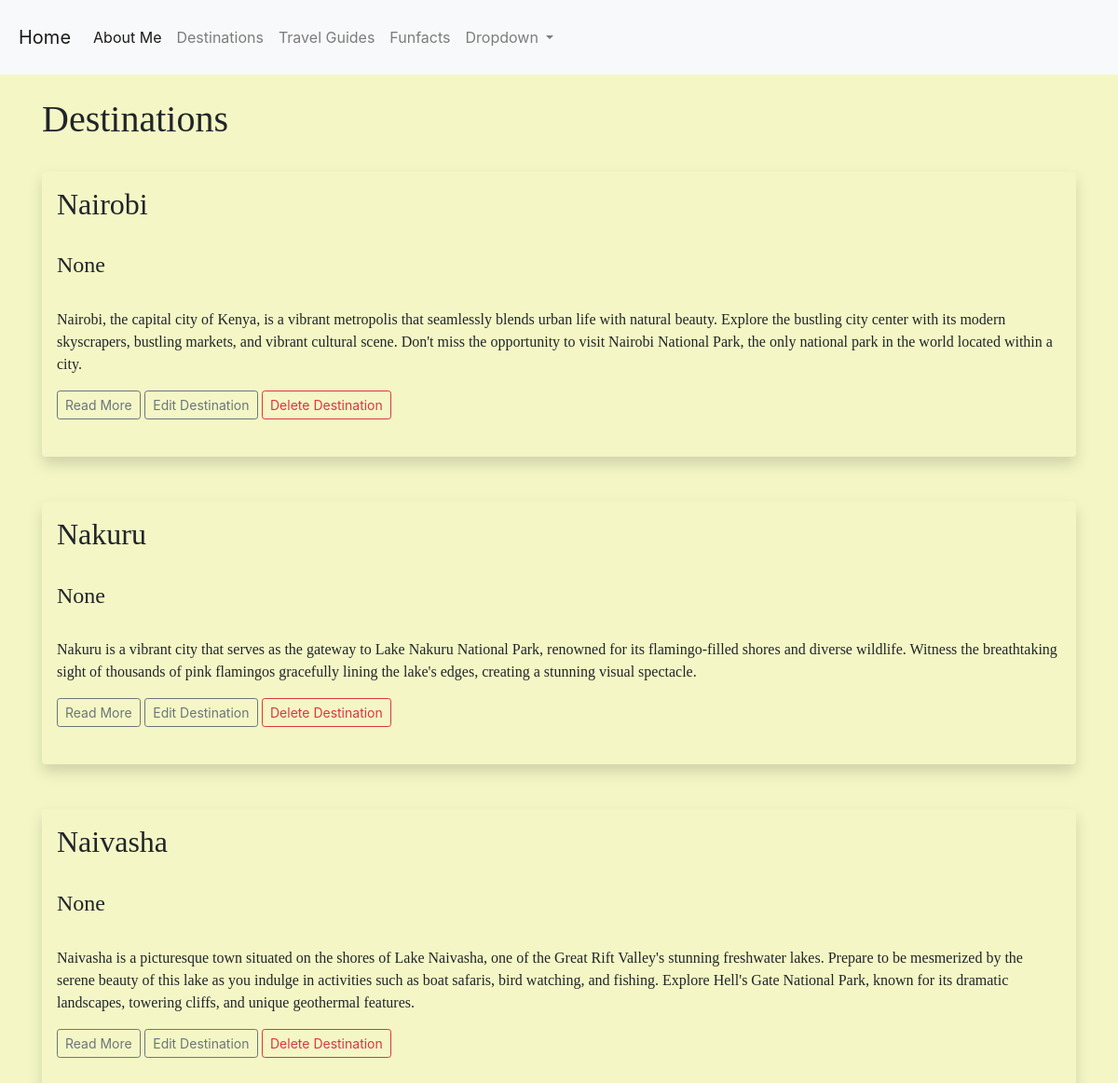
The page /destinations on the database its author committed.
### app.py (models this page shows)
class Destinations(db.Model):
    __tablename__ = 'destinations'
    id = db.Column(db.Integer, primary_key=True)
    title = db.Column(db.String(200))
    date_posted = db.Column(db.DateTime)
    content = db.Column(db.Text)

### app.py (the view)
@app.route('/destinations')
def destinations():
    destinations = Destinations.query.order_by(Destinations.date_posted)
    return render_template("destinations.html", destinations=destinations)

### templates/destinations.html (shortened to what this page needs)
{% extends 'base.html' %}
{% block content %}
<h1 style="font-family: Papyrus;" >Destinations</h1>
<br/>
{% for destination in destinations %}
<div class="shadow p-3 mb-5 bg-body rounded" >
    <h2 style="font-family: Papyrus;">{{ destination.title }}</h2><br/>
    <h4 style="font-family: Papyrus;">{{ destination.date_posted }}</h4><br/>
    <p style="font-family: Papyrus;">{{ destination.content.split('\n')[0] }}</p>
    {% if destination.content.split('\n')|length > 1 %}
        <a href="{{ url_for('destination', id=destination.id) }}" "javascript:void(0);" onclick="toggleContent('destination{{ destination.id }}')" class="btn btn-outline-secondary btn-sm">Read More</a>
    {% endif %}
    <a href="{{ url_for('edit_destination', id=destination.id) }}" class="btn btn-outline-secondary btn-sm"> Edit Destination</a>
    <a href="{{ url_for('delete_destination', id=destination.id) }}" class="btn btn-outline-danger btn-sm">Delete Destination</a>
    <br/><br/>
</div>
{% endfor %}
{% endblock %}

### static/styles.css (style rules this page uses)
body, html { margin: 0; padding: 0; }
h2 { font-family: Papyrus; }
body { background-color: #f4f7c5; }

### rows shown on the page
Destinations: title "Nairobi", date_posted "None", content "Nairobi, the capital city of Kenya, is a vibrant metropolis that seamlessly blends urban life with natural beauty. Explore the bustling city center with its modern skyscrapers, bustling markets, and vibrant cultural scene. Don't miss the opportunity to visit Nairobi National Park, the only national park in the world located within a city."
Destinations: title "Nakuru", date_posted "None", content "Nakuru is a vibrant city that serves as the gateway to Lake Nakuru National Park, renowned for its flamingo-filled shores and diverse wildlife. Witness the breathtaking sight of thousands of pink flamingos gracefully lining the lake's edges, creating a stunning visual spectacle."
Destinations: title "Naivasha", date_posted "None", content "Naivasha is a picturesque town situated on the shores of Lake Naivasha, one of the Great Rift Valley's stunning freshwater lakes. Prepare to be mesmerized by the serene beauty of this lake as you indulge in activities such as boat safaris, bird watching, and fishing. Explore Hell's Gate National Park, known for its dramatic landscapes, towering cliffs, and unique geothermal features."
